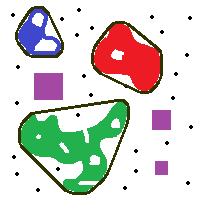
#> input picture Imagem4.png, 200 x 200 px
$ python skell_hull.py
#> lines starting #> are read from the running program, lines starting #| are printed output that depends on the picture; after the words box and inside, x2 and y2 are one past the last pixel; in counts of white or black regions, pixels touching at a corner belong together
import numpy as np
import cv2

huul = cv2.imread('Imagem4.png', 0)
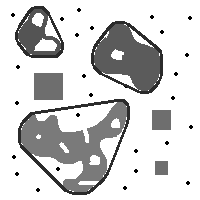
#> huul: shape (200, 200); min 0, max 255, mean 209.4
red2 = huul[10:99, 87:180]
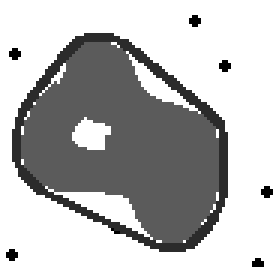
#> red2: shape (89, 93) (shown 3 times larger); min 0, max 255, mean 184.1
red2 = cv2.medianBlur(red2,5)

cv2.imwrite("pb.png",red2)

for i in range(red2.shape[0]):
    for j in range(red2.shape[1]):
        if i+5 < red2.shape[0] and j+5 < red2.shape[0]:
            if red2[i][j] == 91 and red2[i+2][j+2] == 255 and red2[i+1][j+1] != 0  :
                red2[i+2][j+2] = 91
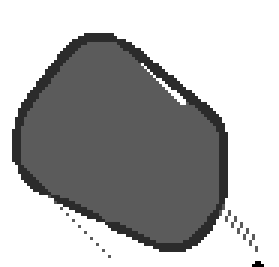
#> red2: shape (89, 93) (shown 3 times larger); min 0, max 255, mean 177.7


red2 = cv2.medianBlur(red2,5)
red2 = cv2.medianBlur(red2,5)

cv2.imwrite("Fecho preechido.png",red2)

img = red2
#binrizando o inverso
for i in range(red2.shape[0]):
    for j in range(red2.shape[1]):
         if img[i][j] == 255:
             img[i][j] = 0
         else:
            img[i][j] = 255
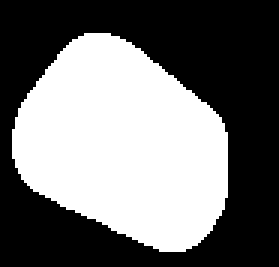
#> img: shape (89, 93) (shown 3 times larger); 44.8% white; 1 white region, box (x1, y1, x2, y2) and area: (4, 11, 76, 84) 3705

cv2.imwrite("frames_video\ fecho_vermelho.png",red2,[16,0])
size = np.size(img)
#> size = 8277
skel = np.zeros(img.shape, np.uint8)

cv2.imshow("ll", img)
element = cv2.getStructuringElement(cv2.MORPH_CROSS, (3, 3))
done = False

while (not done):
    eroded = cv2.erode(img, element)
    temp = cv2.dilate(eroded, element)
    temp = cv2.subtract(img, temp)
    skel = cv2.bitwise_or(skel, temp)
    img = eroded.copy()

    zeros = size - cv2.countNonZero(img)
    if zeros == size:
        done = True
#> this loop made 33 passes
#> zeros on passes 1 to 12: 4767, 4958, 5145, 5328, 5507, 5681, 5848, 6011, 6169, 6322, 6471, 6615
#> pass 1, `eroded = cv2.erode(img, element)`:
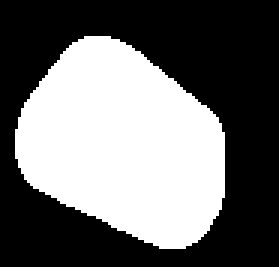
#> eroded: shape (89, 93) (shown 3 times larger); 42.4% white; 1 white region, box (x1, y1, x2, y2) and area: (5, 12, 75, 83) 3510
#> pass 3, `eroded = cv2.erode(img, element)`:
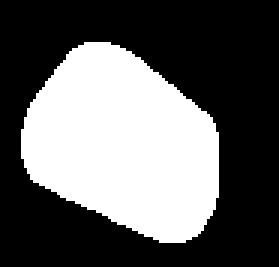
#> eroded: shape (89, 93) (shown 3 times larger); 37.8% white; 1 white region, box (x1, y1, x2, y2) and area: (7, 14, 73, 81) 3132
#> after the loop:
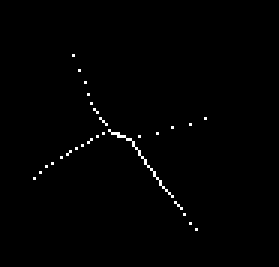
#> skel: shape (89, 93) (shown 3 times larger); 0.75% white in thin lines or dots, all inside (x1, y1, x2, y2) = (11, 18, 69, 77)

cv2.imwrite("frames_video\Esqueleto do fecho convexo.png",skel,[16,0])
cv2.imshow("skel", img)
cv2.waitKey(0)
cv2.destroyAllWindows()
